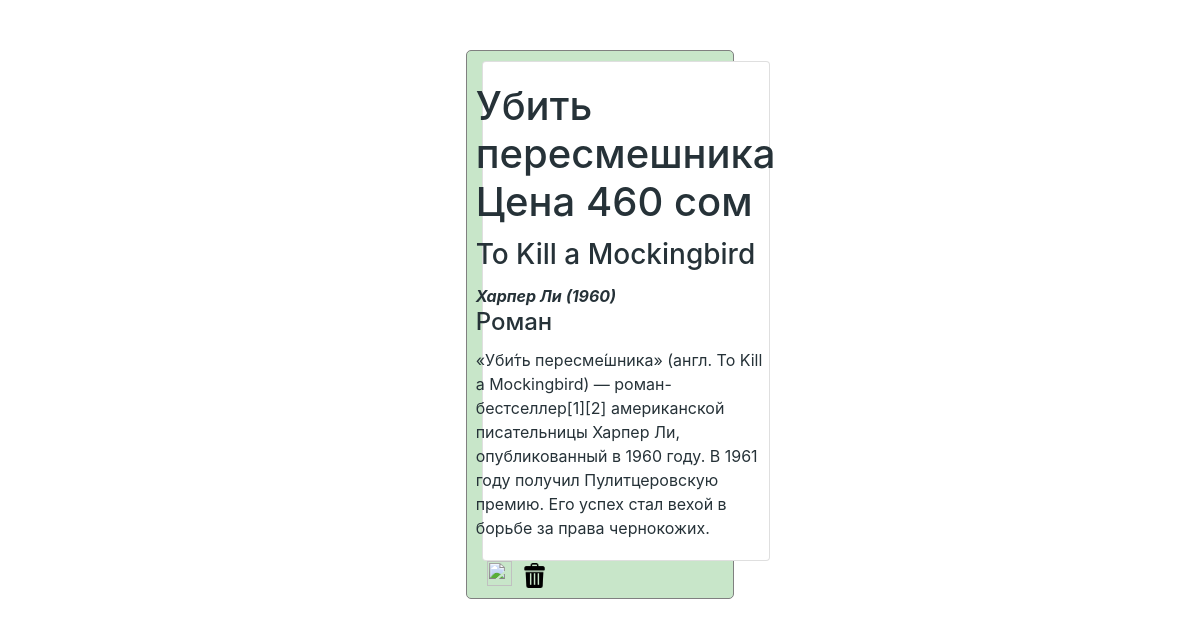
Screenshot of /book-detail/1/ with the database file from the repository.
### main/models.py (models this page shows)
class Book(models.Model):
    title = models.CharField(max_length=50)
    subtitle = models.CharField(max_length=50)
    description = models.TextField(max_length=500)
    price = models.IntegerField()
    genre = models.CharField(max_length=50)
    author = models.CharField(max_length=50)
    year = models.IntegerField()
    date = models.DateField(auto_now_add=True)
    is_favourite = models.BooleanField(default=False)

### main/views.py (the view)
# urls.py: path('book-detail/<id>/', book_detail, name='book-detail'),
def book_detail(request, id):
    book = Book.objects.get(id=id)
    return render(request, 'book_detail.html', {'book': book})

### main/templates/book_detail.html (shortened to what this page needs)
{% load static %}
<!DOCTYPE html>
<html lang="en">
<head>
    <link rel="stylesheet" href="{% static 'style/index.css' %}">
    <link rel="stylesheet" href="https://cdn.jsdelivr.net/npm/bootstrap@4.5.3/dist/css/bootstrap.min.css">    <link rel="stylesheet" href="{% static 'style/checkbox.css' %}">
</head>
<body>
    <section>
        <div class="todo_container">
            <div class="todo_item
                 ">
                <div class="card" style="width: 18rem; display: inline-flex; align-items: center;">
                    <div class="card-body">
                    <h1 class="card-title">{{book.title}} Цена {{book.price}} сом</h1>
                    <h3 class="card-title">{{book.subtitle}}</h3>
                    <span style="font-style: italic;"><b>{{ book.author }} ({{book.year}})</span></b>
                    <h4 class="card-title">{{book.genre}}</h4>
                    <p class="card-text">{{book.description}}</p>
                    </div>
                </div>
                <div class="todo_item_footer">
                    <div class="action_buttons">
                        {% if book.is_favourite %}
                            <img src="{% static 'icons/star-2.png' %}" alt="">
                        {% else %}
                            <img src="{% static 'icons/star.png' %}" alt="">
                        {% endif %}
                        <a href="{% url 'delete-book' book.id %}"><img src="{% static 'icons/trash.png' %}" alt=""></a>
                    </div>
                </div>
            </div>
        </div>
    </section>
</body>
</html>

### main/static/style/index.css (style rules this page uses)
* { box-sizing: border-box; margin: 0; padding: 0; color: #263238; }
section { width: 100%; padding: 20px; display: flex; flex-direction: column; align-items: center; }
.todo_container { padding: 30px 20px; display: flex; justify-content: space-around; flex-wrap: wrap; width: 100%; }
.todo_item { border: 1px solid gray; border-radius: 5px; width: 24%; padding: 10px 15px; background-color: #C8E6C9; margin-bottom: 20px; }
.todo_item_footer { display: flex; justify-content: space-between; align-items: center; }
.todo_item_footer .action_buttons { display: flex; }
.todo_item_footer img { width: 25px; height: 25px; margin: 0 5px; cursor: pointer; }

### rows the page displays
Book: title "Убить пересмешника", price "460", subtitle "To Kill a Mockingbird", author "Харпер Ли", year "1960", genre "Роман", description "«Уби́ть пересме́шника» (англ. To Kill a Mockingbird) — роман-бестселлер[1][2] американской писательницы Харпер Ли, опубликованный в 1960 году. В 1961 году получил Пулитцеровскую премию. Его успех стал вехой в борьбе за права чернокожих."
